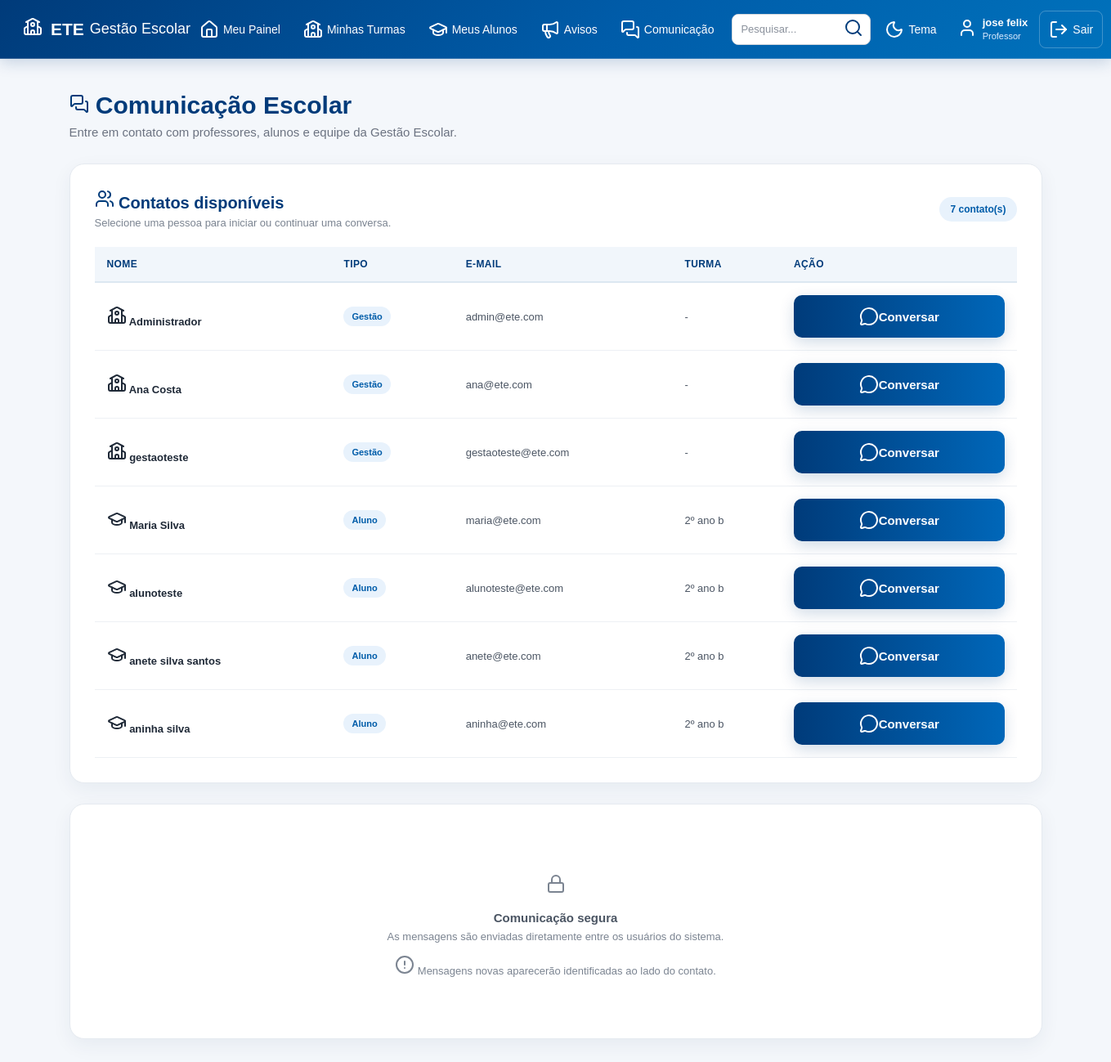
Screenshot of /comunicacao (signed in) with the database file from the repository.
### tables this page shows
CREATE TABLE usuarios (

            id INTEGER PRIMARY KEY AUTOINCREMENT,

            nome TEXT NOT NULL,

            email TEXT NOT NULL,

            tipo TEXT NOT NULL,

            telefone TEXT,

            turma TEXT

        , senha TEXT, primeiro_acesso INTEGER DEFAULT 0);

### app.py (the view, shortened to what this page needs)
@app.route("/comunicacao")
def comunicacao():
    acesso = exigir_login()
    if acesso:
        return acesso
    conexao = conectar()
    try:
        usuario_id = session["usuario_id"]
        usuario_tipo = session["usuario_tipo"]
        contatos = []
        if usuario_tipo == "aluno":
            aluno = conexao.execute(
                """
                SELECT turma
                FROM usuarios
                WHERE id = ?
                AND tipo = 'aluno'
                """,
                (usuario_id,)
            ).fetchone()
            if aluno and aluno["turma"]:
                contatos = conexao.execute(
                    """
                    SELECT
                        id,
                        nome,
                        email,
                        tipo,
                        turma
                    FROM usuarios
                    WHERE id != ?
                    AND
                    (
                        tipo = 'gestao'
                        OR
                        (
                            tipo = 'professor'
                            AND turma = ?
                        )
                    )
                    ORDER BY
                        CASE
                            WHEN tipo = 'gestao' THEN 1
                            WHEN tipo = 'professor' THEN 2
                            ELSE 3
                        END,
                        nome
                    """,
                    (
                        usuario_id,
                        aluno["turma"]
                    )
                ).fetchall()
            else:
                contatos = conexao.execute(
                    """
                    SELECT
                        id,
                        nome,
                        email,
                        tipo,
                        turma
                    FROM usuarios
                    WHERE id != ?
                    AND tipo = 'gestao'
                    ORDER BY nome
                    """,
                    (usuario_id,)
                ).fetchall()
        elif usuario_tipo == "professor":
            professor = conexao.execute(
                """
                SELECT turma
                FROM usuarios
                WHERE id = ?
                AND tipo = 'professor'
                """,
                (usuario_id,)
            ).fetchone()
            if professor and professor["turma"]:
                contatos = conexao.execute(
                    """
                    SELECT
                        id,
                        nome,
                        email,
                        tipo,
                        turma
                    FROM usuarios
                    WHERE id != ?
                    AND
                    (
                        tipo = 'gestao'
                        OR
                        (
                            tipo = 'aluno'
                            AND turma = ?
                        )
                    )
                    ORDER BY
                        CASE
                            WHEN tipo = 'gestao' THEN 1
                            WHEN tipo = 'aluno' THEN 2
                            ELSE 3
                        END,
                        nome
                    """,
                    (
                        usuario_id,
                        professor["turma"]
                    )
                ).fetchall()
        contatos_com_mensagens = []
        for contato in contatos:
            nao_lidas = conexao.execute(
                """
                SELECT COUNT(*)
                FROM mensagens
                WHERE remetente_id = ?
                AND destinatario_id = ?
                AND lida = 0
                """,
                (
                    contato["id"],
                    usuario_id
                )
            ).fetchone()[0]
            contato_dict = dict(contato)
            contato_dict["nao_lidas"] = nao_lidas
            contatos_com_mensagens.append(
                contato_dict
            )
    finally:
        conexao.close()
    return render_template(
        "comunicacao.html",
        contatos=contatos_com_mensagens,
        usuario_nome=session["usuario_nome"],
        usuario_tipo=session["usuario_tipo"]
    )

### app.py (called while the page is built, shortened)
def usuario_logado():
    return "usuario_id" in session

def exigir_login():
    return None

def buscar_usuario_atual():
    if not usuario_logado():
        return None
    conexao = conectar()
    try:
        usuario = conexao.execute(
            """
            SELECT *
            FROM usuarios
            WHERE id = ?
            """,
            (session["usuario_id"],)
        ).fetchone()
        return usuario
    finally:
        conexao.close()

@app.before_request
def protecao_global():
    rotas_publicas = {
        "inicio",
        "static"
    }
    if request.endpoint in rotas_publicas:
        return None
    if not usuario_logado():
        return None
    usuario = buscar_usuario_atual()
    session["usuario_nome"] = usuario["nome"]
    session["usuario_email"] = usuario["email"]
    session["usuario_tipo"] = usuario["tipo"]
    if (
        usuario["primeiro_acesso"] == 1
        and request.endpoint not in {
            "trocar_senha",
            "logout",
            "static"
        }
    ):
        return redirect(
            url_for("trocar_senha")
        )
    return None

### banco.py (called while the page is built)
def conectar():
    conexao = sqlite3.connect("gestao_escolar.db")
    conexao.row_factory = sqlite3.Row
    return conexao

### templates/comunicacao.html (shortened to what this page needs)
<!DOCTYPE html>
<html lang="pt-BR">
<head>
    <link
        rel="stylesheet"
        href="{{ url_for('static', filename='style.css') }}"
    >
</head>
<body>
{% include "menu.html" %}
<main class="dashboard">
    <div class="dashboard-title">
        <h2>
            <i data-lucide="messages-square"></i>
            Comunicação Escolar
        </h2>
        <p>
            Entre em contato com professores,
            alunos e equipe da Gestão Escolar.
        </p>
    </div>
    <section class="content-card">
        <div class="section-header">
            <div>
                <h3>
                    <i data-lucide="users"></i>
                    Contatos disponíveis
                </h3>
                <p>
                    Selecione uma pessoa para iniciar
                    ou continuar uma conversa.
                </p>
            </div>
            <span class="total-badge">
                {{ contatos|length }} contato(s)
            </span>
        </div>
        {% if contatos %}
            <div class="table-container">
                <table>
                    <thead>
                        <tr>
                            <th>
                                Nome
                            </th>
                            <th>
                                Tipo
                            </th>
                            <th>
                                E-mail
                            </th>
                            <th>
                                Turma
                            </th>
                            <th>
                                Ação
                            </th>
                        </tr>
                    </thead>
                    <tbody>
                        {% for contato in contatos %}
                        <tr>
                            <td>
                                <strong>
                                    {% if contato['tipo'] == 'professor' %}
                                        <i data-lucide="presentation"></i>
                                    {% elif contato['tipo'] == 'aluno' %}
                                        <i data-lucide="graduation-cap"></i>
                                    {% elif contato['tipo'] == 'gestao' %}
                                        <i data-lucide="school"></i>
                                    {% else %}
                                        <i data-lucide="user"></i>
                                    {% endif %}
                                    {{ contato['nome'] }}
                                </strong>
                            </td>
                            <td>
                                <span class="badge">
                                    {% if contato['tipo'] == 'professor' %}
                                        Professor
                                    {% elif contato['tipo'] == 'aluno' %}
                                        Aluno
                                    {% elif contato['tipo'] == 'gestao' %}
                                        Gestão
                                    {% else %}
                                        {{ contato['tipo'] }}
                                    {% endif %}
                                </span>
                            </td>
                            <td>
                                {{ contato['email'] }}
                            </td>
                            <td>
                                {{ contato['turma'] or '-' }}
                            </td>
                            <td>
                                <a
                                    href="{{ url_for('conversa', contato_id=contato['id']) }}"
                                    class="btn-login"
                                >
                                    <i data-lucide="message-circle"></i>
                                    Conversar
                                </a>
                            </td>
                        </tr>
                        {% endfor %}
                    </tbody>
                </table>
            </div>
        {% endif %}
    </section>
    <section class="content-card">
        <div class="empty-message">
            <div class="empty-icon">
                <i data-lucide="lock"></i>
            </div>
            <strong>
                Comunicação segura
            </strong>
            <span>
                As mensagens são enviadas diretamente
                entre os usuários do sistema.
                <br><br>
                <i data-lucide="circle-alert"></i>
                Mensagens novas aparecerão
                identificadas ao lado do contato.
            </span>
        </div>
    </section>
</main>
</body>
</html>

### templates/menu.html (shortened to what this page needs)
<!DOCTYPE html>
<html lang="pt-BR">
<head>
<link
    rel="stylesheet"
    href="{{ url_for('static', filename='style.css') }}"
>
</head>
<body>
<header class="topo">
    <div class="topo-logo">
        <span class="logo-icone">
            <i data-lucide="school"></i>
        </span>
        <div class="logo-texto">
            <strong>ETE</strong>
            <span>Gestão Escolar</span>
        </div>
    </div>
    <nav class="menu-principal">
        {% if usuario_tipo == "professor" %}
            <a
                href="{{ url_for('professor') }}"
                class="menu-item"
            >
                <i data-lucide="house"></i>
                <span>Meu Painel</span>
            </a>
            <a
                href="{{ url_for('professor_turmas') }}"
                class="menu-item"
            >
                <i data-lucide="school"></i>
                <span>Minhas Turmas</span>
            </a>
            <a
                href="{{ url_for('meus_alunos') }}"
                class="menu-item"
            >
                <i data-lucide="graduation-cap"></i>
                <span>Meus Alunos</span>
            </a>
            <a
                href="{{ url_for('professor_avisos') }}"
                class="menu-item"
            >
                <i data-lucide="megaphone"></i>
                <span>Avisos</span>
            </a>
            <a
                href="{{ url_for('comunicacao') }}"
                class="menu-item"
            >
                <i data-lucide="messages-square"></i>
                <span>Comunicação</span>
            </a>
        {% endif %}
        <div class="menu-pesquisa">
            <input
                type="text"
                name="pesquisa"
                placeholder="Pesquisar..."
                aria-label="Pesquisar no sistema"
            >
            <button
                type="button"
                title="Pesquisa"
            >
                <i data-lucide="search"></i>
            </button>
        </div>
        <button
            type="button"
            class="menu-botao"
            title="Alterar tema"
        >
            <i data-lucide="moon"></i>
            <span>Tema</span>
        </button>
        <a
            href="{{ url_for('perfil') }}"
            class="menu-usuario"
        >
            <span class="usuario-icone">
                <i data-lucide="user"></i>
            </span>
            <span class="usuario-info">
                <strong>
                    {{ usuario_nome }}
                </strong>
                <small>
                    {{ usuario_tipo|capitalize }}
                </small>
            </span>
        </a>
        <a
            href="{{ url_for('logout') }}"
            class="menu-sair"
        >
            <i data-lucide="log-out"></i>
            <span>Sair</span>
        </a>
    </nav>
</header>
</body>
</html>

### rows the page displays
usuarios: nome "jose felix", tipo "Professor"
usuarios: tipo "gestao" (drawn), nome "Administrador", email "admin@ete.com", turma "-"
usuarios: tipo "gestao" (drawn), nome "Ana Costa", email "ana@ete.com", turma "-"
usuarios: tipo "gestao" (drawn), nome "gestaoteste", email "gestaoteste@ete.com", turma "-"
usuarios: tipo "aluno" (drawn), nome "Maria Silva", email "maria@ete.com", turma "2º ano b"
usuarios: tipo "aluno" (drawn), nome "alunoteste", email "alunoteste@ete.com", turma "2º ano b"
usuarios: tipo "aluno" (drawn), nome "anete silva santos", email "anete@ete.com", turma "2º ano b"
usuarios: tipo "aluno" (drawn), nome "aninha silva", email "aninha@ete.com", turma "2º ano b"

### other values shown
{{ contatos|length }} "7"
